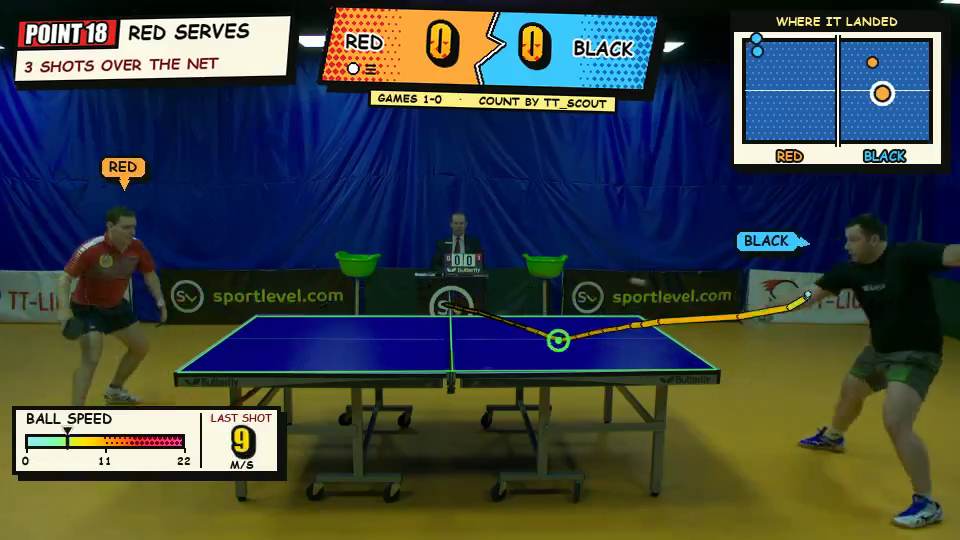
#> input picture tools/src/ttscout_clip.png, 960 x 540 px
$ python -i make_images.py   (imports and definitions only)
#> lines starting #> are read from the running program, lines starting #| are printed output that depends on the picture; after the words box and inside, x2 and y2 are one past the last pixel; in counts of white or black regions, pixels touching at a corner belong together
#> further down, picture is the input picture: PIL image 960x540 RGB; mean R, G, B 60.2, 68.2, 69
#!/usr/bin/env python3
"""Turn source figures into the files the page serves (assets/img/*.webp).

    python3 tools/make_images.py

Needs NumPy, SciPy, Pillow and cwebp (brew install webp). Sources:
  tools/renders/*.png             from tools/render_boards.sh
  ../rlcar/aero/docs/car_hero_v5.png
  ../pallor-hb/results/fig13_shifted_pair.png
  ../eit/recon/recon_comparison.png
  tools/src/ttscout_clip.png      a frame of a generated point clip (OpenTTGames footage)
  tools/src/ttscout_sina.jpg      a frame of a generated point clip (own footage: Sina v Radin, filmed with permission)
"""
import subprocess
import tempfile
from pathlib import Path

import numpy as np
from PIL import Image
from scipy import ndimage as ndi

ROOT = Path(__file__).resolve().parents[1]
DOCS = ROOT.parent
OUT = ROOT / "assets/img"


def webp(img: Image.Image, name: str, quality: int = 86, lossless: bool = False, max_width: int = 1600) -> None:
    if img.width > max_width:
        img = img.resize((max_width, round(img.height * max_width / img.width)), Image.LANCZOS)
    dst = OUT / f"{name}.webp"
    with tempfile.NamedTemporaryFile(suffix=".png") as tmp:
        img.save(tmp.name)
        mode = ["-lossless", "-z", "9"] if lossless else ["-q", str(quality), "-alpha_q", "95", "-sharp_yuv"]
        subprocess.run(["cwebp", "-quiet", "-mt", "-m", "6", *mode, tmp.name, "-o", str(dst)], check=True)
    print(f"{dst.name:<22} {img.width} x {img.height}  {dst.stat().st_size / 1024:.0f} KB")


def trim(img: Image.Image, margin: float = 0.035) -> Image.Image:
    """Crop a transparent render to its content, so every board sits at the same scale."""
    alpha = np.asarray(img)[..., 3]
    ys, xs = np.where(alpha > 8)
    if xs.min() == 0 or ys.min() == 0 or xs.max() == img.width - 1 or ys.max() == img.height - 1:
        raise SystemExit("a render touches the edge of its frame: lower its zoom in render_boards.sh")
    m = int(margin * max(xs.max() - xs.min(), ys.max() - ys.min()))
    return img.crop((max(0, xs.min() - m), max(0, ys.min() - m),
                     min(img.width, xs.max() + m), min(img.height, ys.max() + m)))


def cut_out(img: Image.Image) -> Image.Image:
    """Lift an object off a white floor. The car is anything clearly coloured or clearly
    dark; the floor and its soft shadow are light and neutral. Edge pixels are un-mixed
    from white so no pale fringe is left on a black page."""
    a = np.asarray(img.convert("RGB")).astype(np.float32) / 255
    hi, lo = a.max(2), a.min(2)
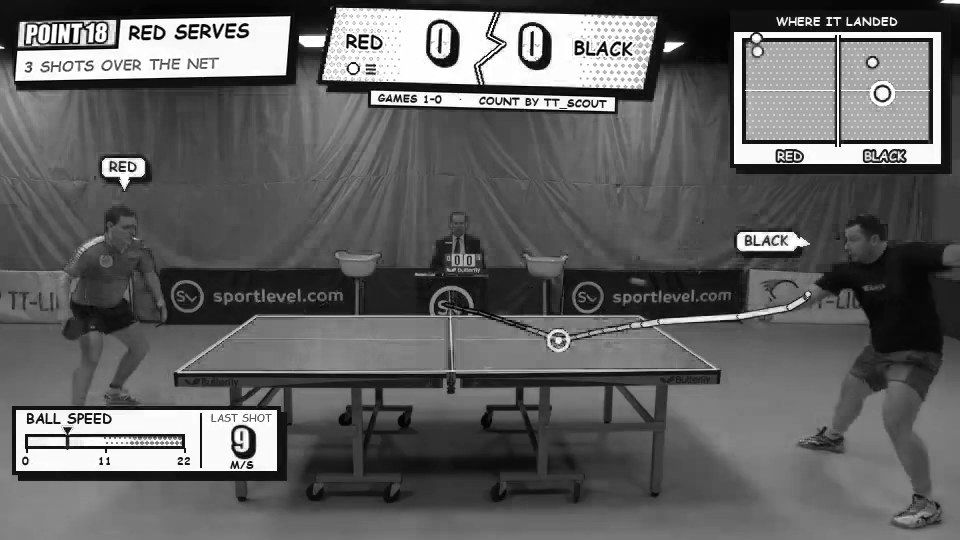
#> hi: shape (540, 960) float32; min 0, max 1, mean 0.384
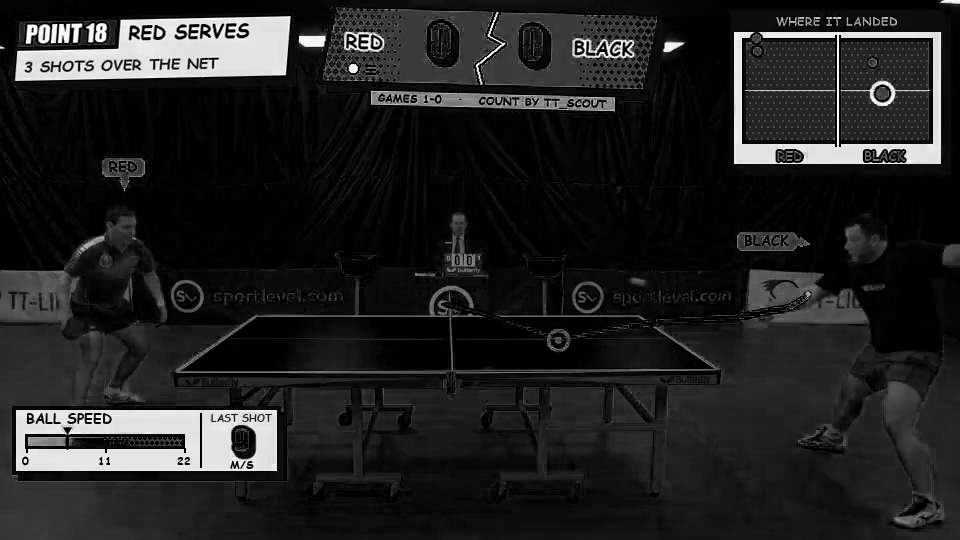
#> lo: shape (540, 960) float32; min 0, max 1, mean 0.13
    sat = hi - lo
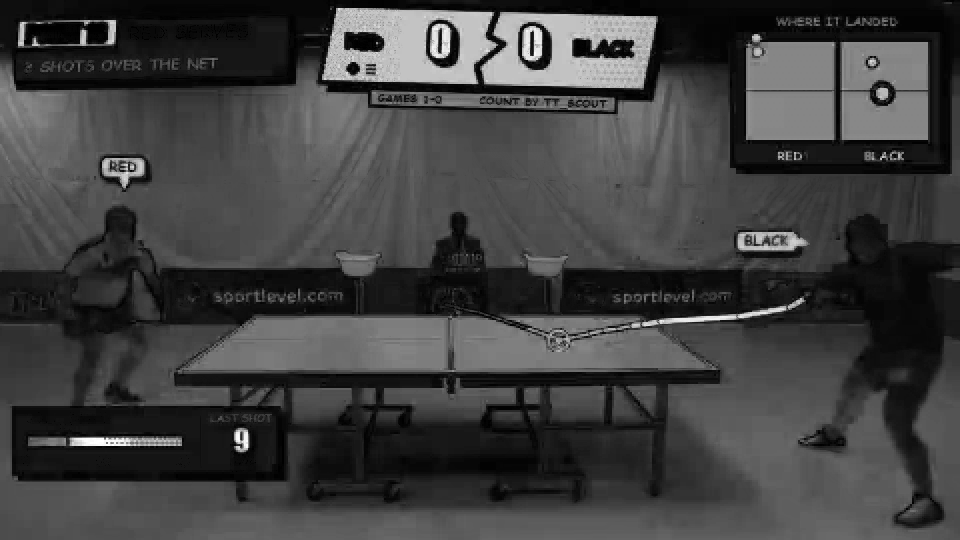
#> sat: shape (540, 960) float32; min 0, max 1, mean 0.254
    core = ndi.binary_opening((sat > 0.10) | (hi < 0.33), iterations=2)
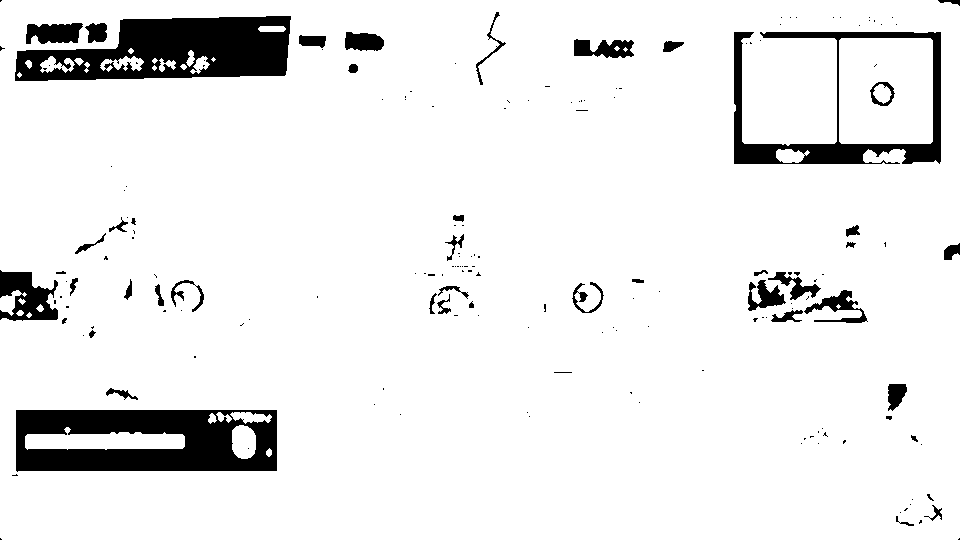
#> core: shape (540, 960) bool; 92.1% white; 179 black regions (133 under 20 px), largest, box (x1, y1, x2, y2) and area: (16, 410, 277, 472) 12256, (15, 16, 291, 81) 11743, (734, 32, 941, 164) 6344
    labels, n = ndi.label(core)
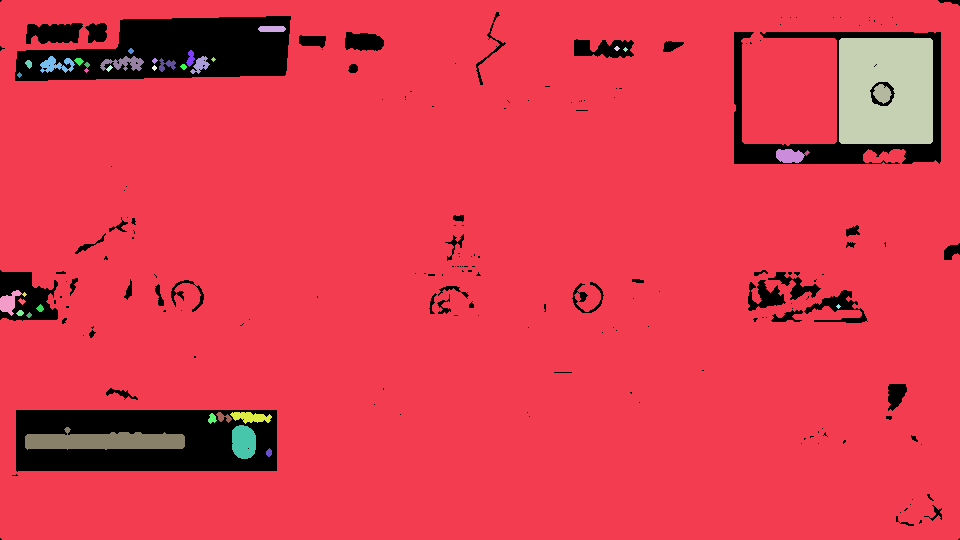
#> labels: shape (540, 960) int32; 38 distinct labels, from 0 to 37; one colour per label, 0 black
#> n = 37
    sizes = ndi.sum(core, labels, range(1, n + 1))
#> sizes = 37 values, max 461879 at index 0, min 13 at index 4, mean 12906.5
    shape = ndi.binary_fill_holes(ndi.binary_closing(np.isin(labels, 1 + np.where(sizes > 5000)[0]), iterations=6))
#> shape: shape (540, 960) bool; 96.2% white; 1 black region, box (x1, y1, x2, y2) and area: (0, 0, 960, 540) 19729
    rim = shape & ~ndi.binary_erosion(shape, iterations=7)
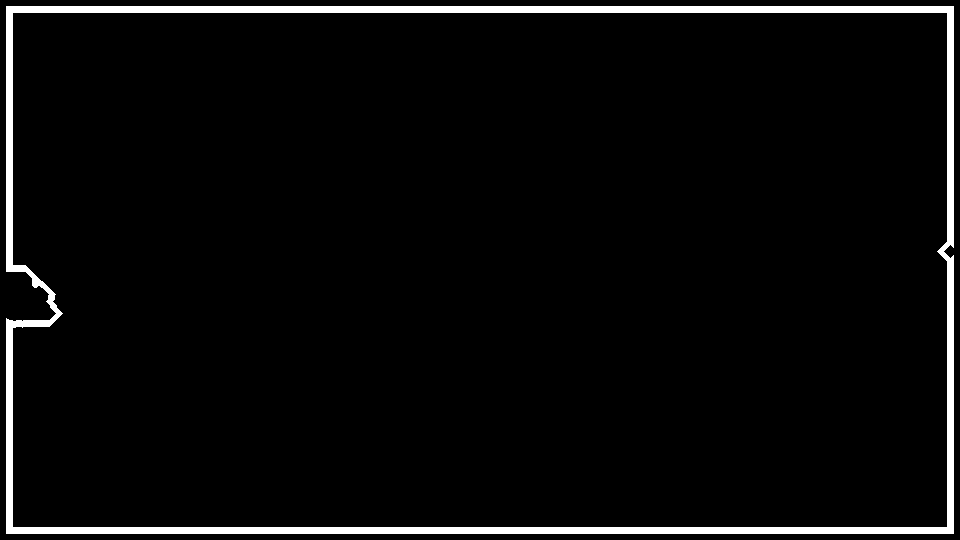
#> rim: shape (540, 960) bool; 4% white; 1 white region, box (x1, y1, x2, y2) and area: (6, 6, 954, 534) 20931
    shape &= ~(rim & (hi > 0.72) & (sat < 0.08))          # bright neutral specks between the tyre treads
#> shape: shape (540, 960) bool; 96.2% white; 2 black regions (1 under 20 px), largest, box (x1, y1, x2, y2) and area: (0, 0, 960, 540) 19729
    shape = ndi.binary_opening(shape, iterations=1)
#> shape: shape (540, 960) bool; 96.2% white; 2 black regions (1 under 20 px), largest, box (x1, y1, x2, y2) and area: (0, 0, 960, 540) 19740
    alpha = np.clip(ndi.gaussian_filter(ndi.binary_erosion(shape, iterations=2).astype(np.float32), 1.2), 0, 1)[..., None]
    colour = np.clip(np.where(alpha > 0.02, (a - (1 - alpha)) / np.maximum(alpha, 0.02), 0), 0, 1)
    out = Image.fromarray((np.dstack([colour, alpha]) * 255).round().astype(np.uint8), "RGBA")
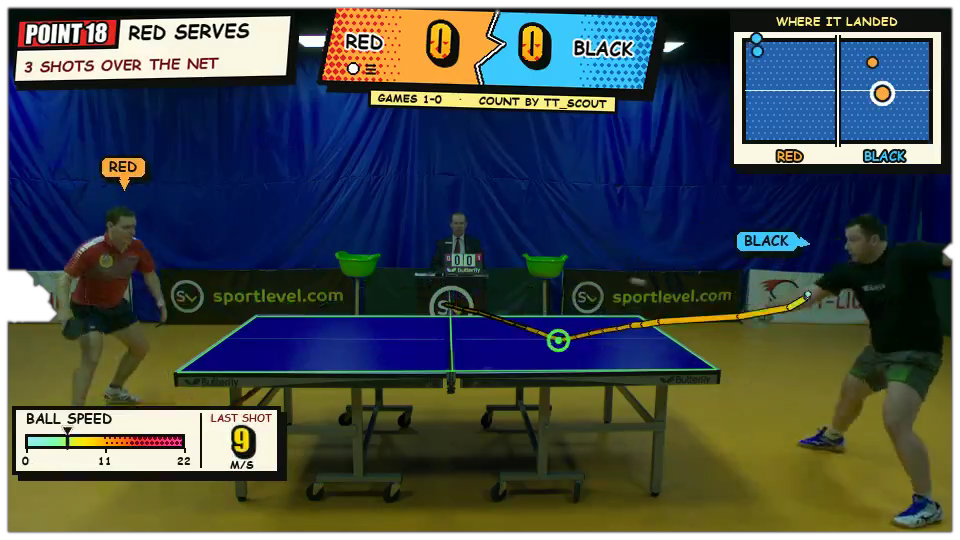
#> out: PIL image 960x540 RGBA; mean R, G, B, A 56.9, 64.8, 67, 242.3; transparent parts drawn white
    ys, xs = np.where(alpha[..., 0] > 0.03)
    return out.crop((max(xs.min() - 50, 0), max(ys.min() - 50, 0),
                     min(xs.max() + 50, img.width), min(ys.max() + 50, img.height)))


# [8 lines not run here, left out]

>>> from PIL import Image
>>> picture = Image.open('src/ttscout_clip.png')
>>> result = cut_out(picture)

$ run again, on assets/img/board_eit16.webp
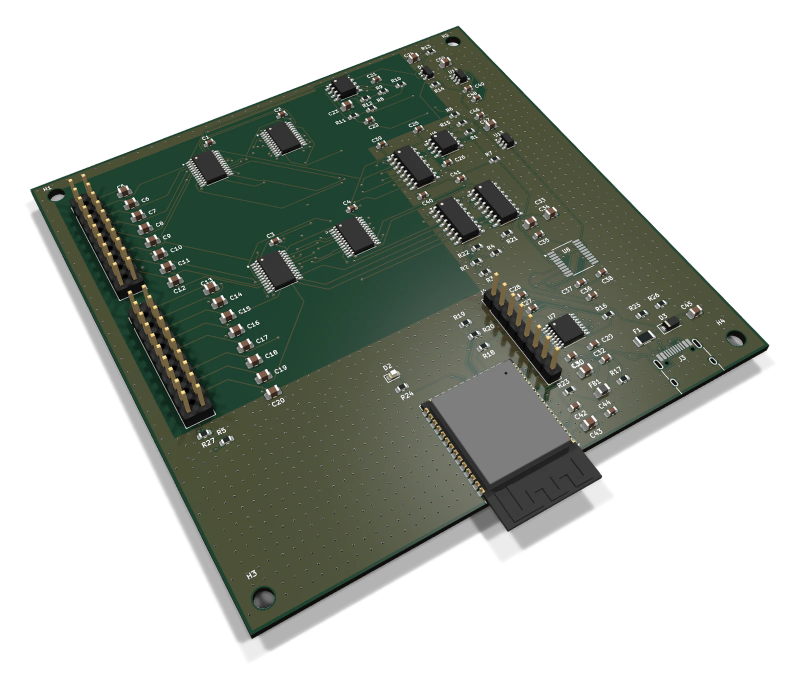
#> input picture assets/img/board_eit16.webp, 1600 x 1365 px (shown at 1/2 size)
#> picture is the input picture: PIL image 1600x1365 RGBA; mean R, G, B, A 32.5, 38.2, 30.4, 117.8
#> core: shape (1365, 1600) bool; 83.7% white; 1849 black regions (1633 under 20 px), largest, box (x1, y1, x2, y2) and area: (605, 361, 1456, 1156) 312336, (494, 495, 610, 592) 2306, (650, 432, 763, 516) 2149
#> in cut_out, `labels, n = ndi.label(core)`:
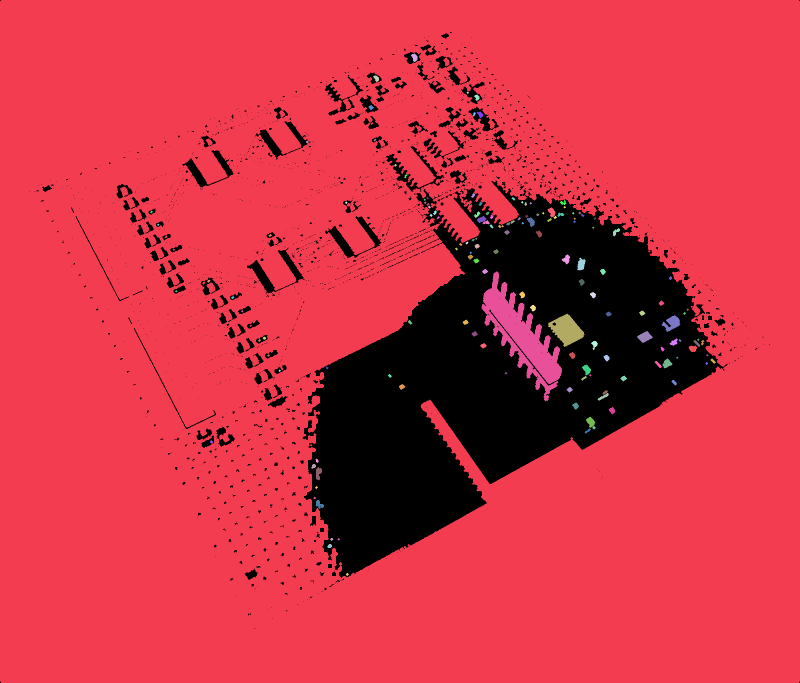
#> labels: shape (1365, 1600) int32 (shown at 1/2 size); 148 distinct labels, from 0 to 147; one colour per label, 0 black
#> n = 147
#> sizes = 147 values, max 1800794 at index 0, min 13 at index 3, mean 12428.5
#> rim: shape (1365, 1600) bool; 1.9% white; 1 white region, box (x1, y1, x2, y2) and area: (6, 6, 1594, 1359) 40978
#> in cut_out, `out = Image.fromarray((np.dstack([colour, alpha]) * 255).round().astyp..`:
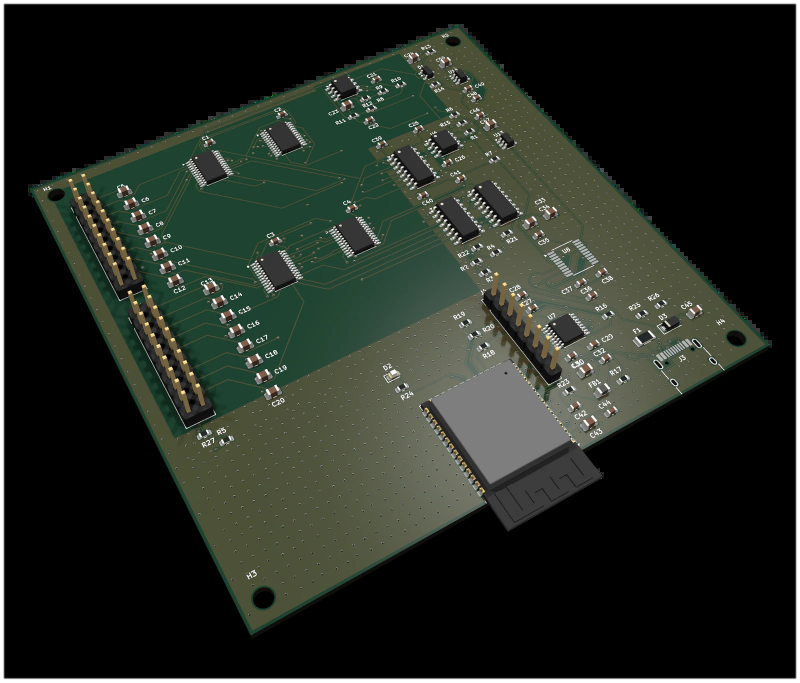
#> out: PIL image 1600x1365 RGBA (shown at 1/2 size); mean R, G, B, A 32.5, 38.2, 30.4, 249.5; transparent parts drawn white
